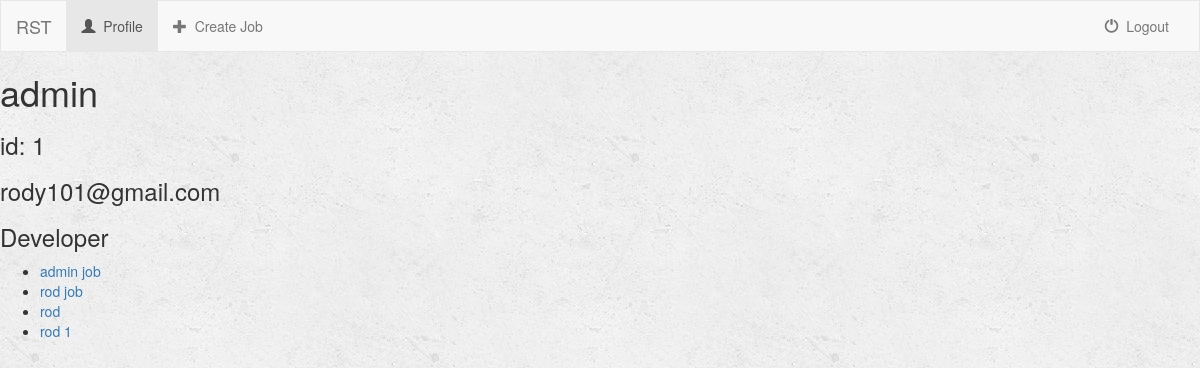
The app's page /turk/1/ with its own data.
### turk/models.py (models this page shows, shortened)
class Job(models.Model):
    user = models.ForeignKey(User, default=1)
    job_title = models.CharField(max_length=250)
    job_description = models.TextField()
    is_complete = models.BooleanField(default=False)

### turk/views.py (the view)
# urls.py: url(r'^(?P<user_id>[0-9]+)/$', views.detail, name='detail'),
def detail(request, user_id):
    user = get_object_or_404(User, pk=user_id)
    return render(request, 'turk/detail.html',  {'user': user})

### turk/templates/turk/detail.html
{% extends 'turk/base.html' %}
{% block body %}
    {% if user.profile.name %}
        <h1>{{ user.profile.name}}</h1>
    {% else %}
        <h1> {{user.first_name}} </h1>
    {% endif %}
    <h3>id: {{user.id}}</h3>
    <h3>{{ user.email }}</h3>
    {% if user.profile.isClient == True%}
        <h3>Client</h3>
    {% else %}
        <h3>Developer</h3>
    {% endif %}
    <ul>
        {% for job in user.job_set.all %}
            <li><a href = "{% url 'turk:job_description' job.user.id job.id %}">{{ job.job_title }}</a></li>
        {% endfor %}
    </ul>
{% endblock %}

### turk/static/turk/style.css (style rules this page uses)
body { background: white url("images/background.png"); }

### records on screen
Job: job_title "admin job"
Job: job_title "rod job"
Job: job_title "rod"
Job: job_title "rod 1"

### other values on screen
{{ user.first_name }} "admin"
{{ user.id }} "1"
{{ user.email }} "rody101@gmail.com"
